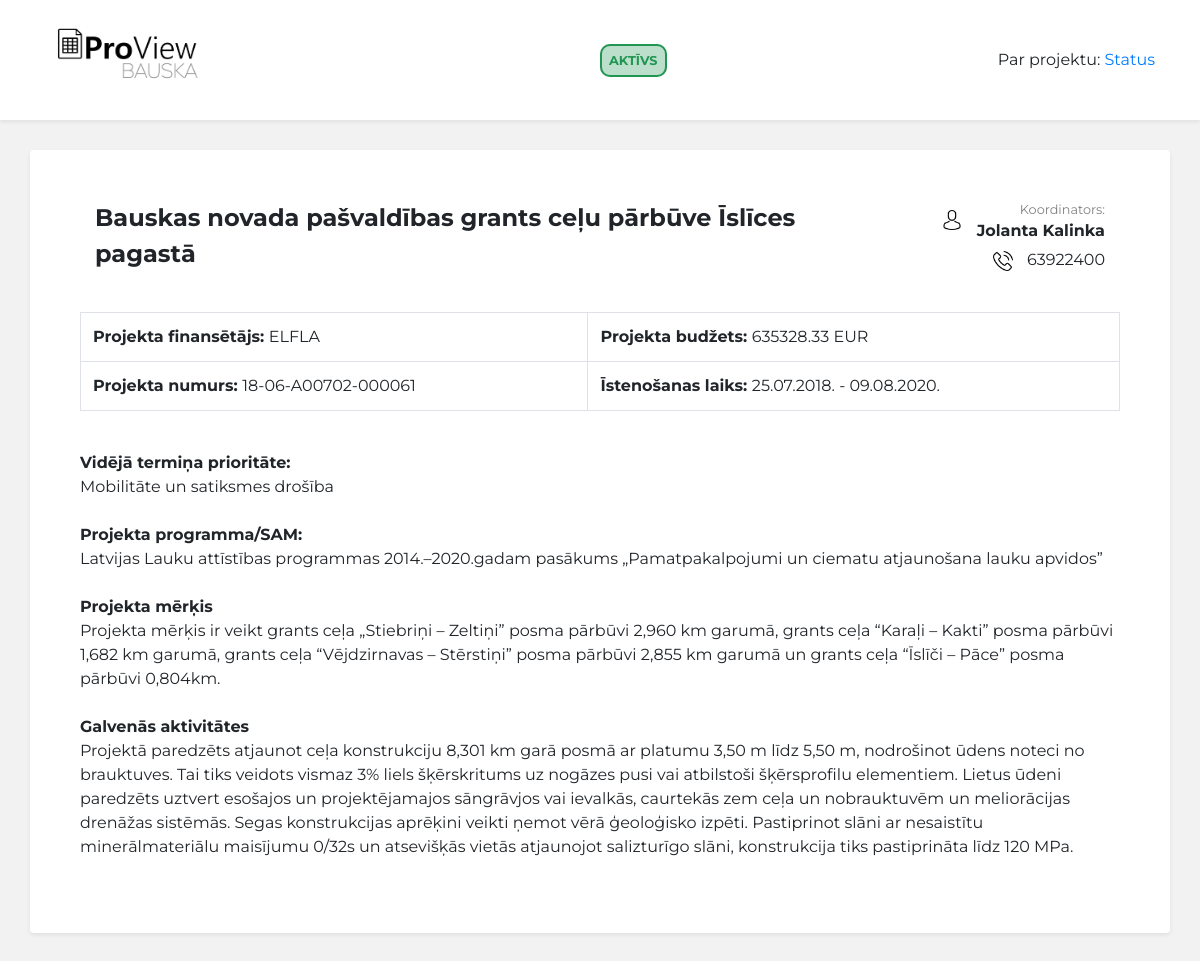
The page /individualAbout.php?id=2 on the database its author committed.
### tables this page shows
CREATE TABLE IF NOT EXISTS `projekti` (
  `ID` int(11) NOT NULL AUTO_INCREMENT,
  `Name` text NOT NULL,
  `Financer` text NOT NULL,
  `Status` text NOT NULL,
  `Category` text,
  `Number` text,
  `SAM` text,
  `Budget` bigint(11) DEFAULT NULL,
  `Purpose` text,
  `Activities` text,
  `StartDate` date DEFAULT NULL,
  `FinishDate` date DEFAULT NULL,
  `CoordinatorName` text,
  `CoordinatorContacts` text,
  `CoordinatorEmail` text,
  `BudgetSpent` bigint(11) DEFAULT '0',
  `Entry` datetime NOT NULL DEFAULT CURRENT_TIMESTAMP,
  PRIMARY KEY (`ID`),
  KEY `ID` (`ID`)
);

### functions/function.php (called while the page is built, shortened)
<?php
  require_once "connect.php";
  function getProjects($id) {
    global $mysqli;
    if($id){
      $query = "SELECT * FROM projekti WHERE ID = ".$id;
    } else {
      $query = "SELECT * FROM projekti";
    }
    $result = mysqli_query($mysqli, $query);
    if(!$id){
      return resultToArray($result);
    }else{
      return mysqli_fetch_assoc($result);
    };
  };
  function intToMoney($amount){
    $money = floatval($amount) / 100;
    return $money;
  }
 ?>

### individualAbout.php (the view, shortened to what this page needs)
<!DOCTYPE html>
<html lang="lv" dir="ltr">
	<head>
		<link rel="stylesheet" href="https://stackpath.bootstrapcdn.com/bootstrap/4.3.1/css/bootstrap.min.css">
		<link href="css/buttons.css" rel="stylesheet">
		<link rel="stylesheet" href="style.css">
		<?php
			require_once "functions/function.php";
			$projects = getProjects($_GET['id']);
			require_once "blocks/head.php";
		?>
	</head>
	<body>
		<header class="shadow-sm">
			<div class="container">
				<div class="row">
					<div class="col">
						<a class="header-logo" href="/">
							<img src="/ProView Bauska Logo - Final.png" class="header-logo" alt="Logo">
						</a>
					</div>
					<div class="col">
						<div class="header-center">
							<?php
								switch ($projects["Status"]) {
									case 'Aktīvs':
										$background = "rgb(33, 150, 83, 0.3)";
										$border = "#219653";
										$color = "#219653";
										break;
								}
								echo "<span class='status-text' style='background:" . $background . "; border: 2px solid " . $border . "; color: " . $color . "'>".$projects["Status"]."</span>";
							?>
						</div>
					</div>
					<div class="col">
						<div class="header-right" onclick="window.location='/admin.php'">
							<a class='selected'>Par projektu: </a>
							<?php
								echo "<a href='status.php?id=".$projects["ID"]."'>Status</a>";
							?>
						</div>
					</div>
				</div>
		</header>
		<div class="container">
			<div class="row">
				<div class="col-md-12 shadow-sm p-3 mb-5 bg-white rounded individual-main-container">
					<div class="container">
						<div class="row">
							<div class="col-md-9">
								<div class="title-style"><?php echo $projects["Name"]; ?></div>
							</div>
							<div class="col-md-3 text-right">
								<div>
									<img src="Design/Icons/avatar.png" class="img-style avatar-icon individual-icon" alt="Avatar icon">
									<span class="coordination-text">
										<p class="coordination-name">Koordinators:</p>
										<b><?php echo $projects["CoordinatorName"]; ?></b> <br>
									</span>
								</div>
								<img src="Design/Icons/phone-call.png" class="img-style individual-icon" alt="Phone icon">
								<p class="coordination-tel"><?php echo $projects["CoordinatorContacts"]; ?></p>
							</div>
						</div>
					</div>
					<br>
					<table class="table table-bordered">
						<tr>
							<td>
								<b>Projekta finansētājs: </b>
								<?php echo $projects["Financer"]; ?>
							</td>
							<td>
								<b>Projekta budžets: </b>
								<?php echo intToMoney($projects["Budget"]); ?> EUR
							</td>
						</tr>
						<tr>
							<td>
								<b>Projekta numurs: </b>
								<?php echo $projects["Number"]; ?>
							</td>
							<td>
								<b>Īstenošanas laiks: </b>
								<?php echo date("d.m.Y.", strtotime($projects["StartDate"])), " - ", date("d.m.Y.", strtotime($projects["FinishDate"])); ?>
							</td>
						</tr>
					</table>
					<br>
					<div>
						<b>Vidējā termiņa prioritāte: </b> <br>
						<?php echo $projects["Category"]; ?>
					</div>
					<br>
					<div>
						<b>Projekta programma/SAM: </b> <br>
						<?php echo $projects["SAM"]; ?>
					</div>
					<br>
					<div>
						<b>Projekta mērķis</b> <br>
						<?php echo $projects["Purpose"]; ?>
					</div>
					<br>
					<div>
						<b>Galvenās aktivitātes</b> <br>
						<?php echo $projects["Activities"]; ?>
					</div>
					<br>
				</div>
			</div>
		</div>
	</body>
</html>

### style.css (style rules this page uses)
html, body { margin: 0; background: #F2F2F2; font-family: 'Montserrat', sans-serif; }
td { cursor: pointer; }
.status-text { border-radius: 10px; font-size: 0.8rem; font-weight: bold; padding: 7px; text-transform: uppercase; }
.title-style { font-weight: bold; font-size: 1.5rem; vertical-align: middle; }
.img-style { width: 1.5rem; height: 1.5rem; }
header { background: white; height: 120px; margin-bottom: 30px; }
header .container { height: inherit; }
header .container .row { height: inherit; }
header .col { height: inherit; position: relative; }
header .col div { position: absolute; top: 50%; transform: translate(0%, -50%); }
.header-right { right: 15px; }
.header-center { left: 50%; transform: translate(-50%, -50%); }
.header-logo { height: inherit; }
.individual-main-container { padding: 50px!important; }
.coordination-text { display: inline-block; }
.coordination-name { color: #828282; font-size: 0.8rem; margin: 0; }
.coordination-tel { display: inline-block; margin-top: 5px; }
.avatar-icon { vertical-align: super; }
.individual-icon { margin-right: 10px; height: 20px; width: 20px; }

### css/style.css (style rules this page uses)
body { margin: 0px; }

### rows shown on the page
projekti: Status "AKTĪVS", Name "Bauskas novada pašvaldības grants ceļu pārbūve Īslīces pagastā", CoordinatorName "Jolanta Kalinka", CoordinatorContacts "63922400", Financer "ELFLA", Budget "635328.33", Number "18-06-A00702-000061", StartDate "25.07.2018.", FinishDate "09.08.2020.", Category "Mobilitāte un satiksmes drošība", SAM "Latvijas Lauku attīstības programmas 2014.–2020.gadam pasākums „Pamatpakalpojumi un ciematu atjaunošana lauku apvidos”", Purpose "Projekta mērķis ir veikt grants ceļa „Stiebriņi – Zeltiņi” posma pārbūvi 2,960 km garumā, grants ceļa “Karaļi – Kakti” posma pārbūvi 1,682 km garumā, grants ceļa “Vējdzirnavas – Stērstiņi” posma pārbūvi 2,855 km garumā un grants ceļa “Īslīči – Pāce” posma pārbūvi 0,804km.", Activities "Projektā paredzēts atjaunot ceļa konstrukciju 8,301 km garā posmā ar platumu 3,50 m līdz 5,50 m, nodrošinot ūdens noteci no brauktuves. Tai tiks veidots vismaz 3% liels šķērskritums uz nogāzes pusi vai atbilstoši šķērsprofilu elementiem. Lietus ūdeni paredzēts uztvert esošajos un projektējamajos sāngrāvjos vai ievalkās, caurtekās zem ceļa un nobrauktuvēm un meliorācijas drenāžas sistēmās. Segas konstrukcijas aprēķini veikti ņemot vērā ģeoloģisko izpēti. Pastiprinot slāni ar nesaistītu minerālmateriālu maisījumu 0/32s un atsevišķās vietās atjaunojot salizturīgo slāni, konstrukcija tiks pastiprināta līdz 120 MPa."
